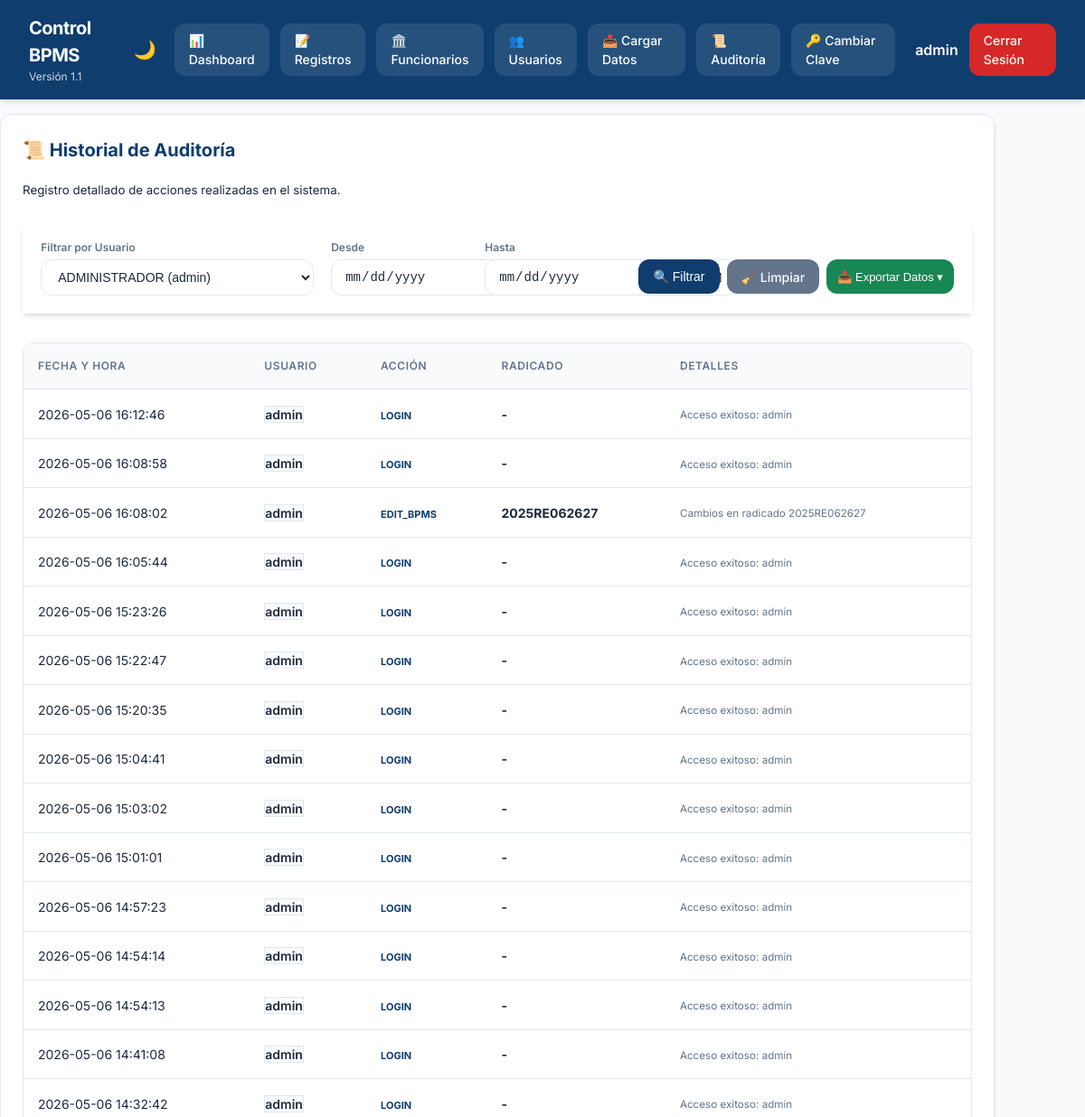
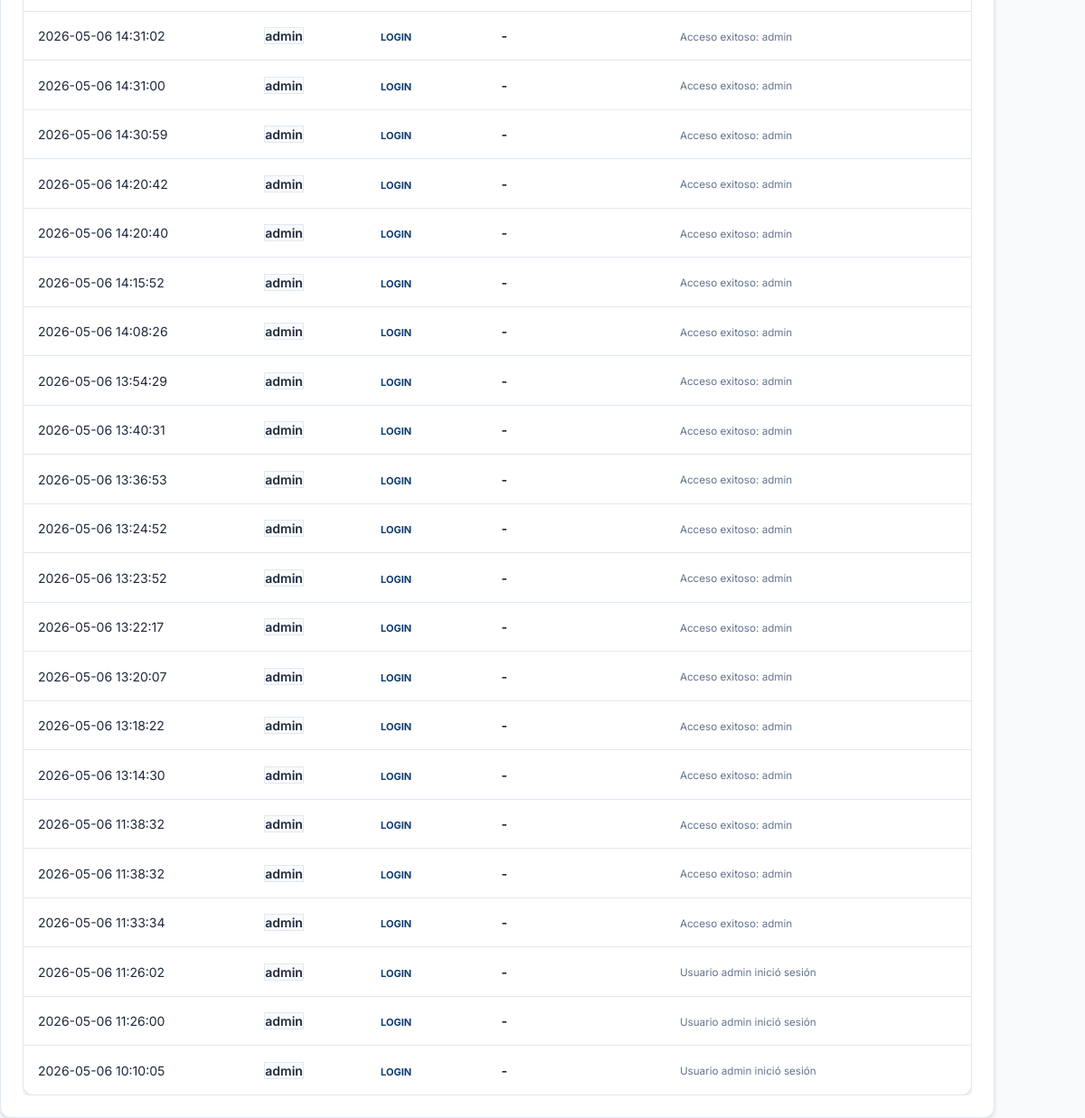
/admin/audit?user_id=1 (signed in), run on the app's committed database (2 pictures, top to bottom).
### tables this page shows
CREATE TABLE users (id INTEGER PRIMARY KEY AUTOINCREMENT, username TEXT UNIQUE NOT NULL, password_hash TEXT NOT NULL, role TEXT NOT NULL CHECK(role IN ('admin','user')), full_name TEXT, is_active INTEGER DEFAULT 1, force_password_change INTEGER DEFAULT 1, last_login_at TEXT);

CREATE TABLE audit_logs (id INTEGER PRIMARY KEY AUTOINCREMENT, user_id INTEGER, action TEXT, details TEXT, radicado TEXT, created_at TEXT);

### app.py (the view)
@app.route("/admin/audit")
def admin_audit():
    user = current_user()
    if not user or user["role"] != "admin": return redirect(url_for("login"))
    uid = request.args.get("user_id", "")
    start = request.args.get("start_date", "")
    end = request.args.get("end_date", "")
    query = "SELECT a.*, u.username FROM audit_logs a LEFT JOIN users u ON a.user_id = u.id WHERE 1=1"
    params = []
    if uid:
        query += " AND a.user_id = ?"
        params.append(uid)
    if start:
        query += " AND a.created_at >= ?"
        params.append(f"{start} 00:00:00")
    if end:
        query += " AND a.created_at <= ?"
        params.append(f"{end} 23:59:59")
    query += " ORDER BY a.created_at DESC LIMIT 500"
    logs = database.query_all(query, tuple(params))
    users = database.query_all("SELECT id, username, full_name FROM users ORDER BY full_name")
    return render_template("admin_audit.html", title="Auditoría", user=user, logs=logs,
                           users_list=users, current_uid=uid, current_start=start, current_end=end)

### app.py (called while the page is built)
def current_user():
    username = session.get("username")
    return database.query_one("SELECT * FROM users WHERE username=?", (username,)) if username else None

### database.py (called while the page is built)
@contextmanager
def get_db():
    conn = sqlite3.connect(DB_PATH)
    conn.row_factory = sqlite3.Row
    try:
        yield conn
    finally:
        conn.close()

def query_all(sql, params=()):
    with get_db() as conn:
        return [dict(row) for row in conn.execute(sql, params).fetchall()]

def query_one(sql, params=()):
    with get_db() as conn:
        row = conn.execute(sql, params).fetchone()
        return dict(row) if row else None

### templates/admin_audit.html (shortened to what this page needs)
{% extends "base.html" %}
{% block content %}
<div class="panel narrow" style="max-width: 1100px;">
    <h2>📜 Historial de Auditoría</h2>
    <p><small>Registro detallado de acciones realizadas en el sistema.</small></p>
    <form class="filters glass" method="get" style="margin-top: 1.5rem; padding: 1.2rem; display: flex; flex-direction: row; flex-wrap: wrap; align-items: flex-end; gap: 1.2rem; position: relative; z-index: 1050; overflow: visible !important;">
        <div class="field" style="flex: 2; min-width: 200px;">
            <label>Filtrar por Usuario</label>
            <select name="user_id">
                {% for u in users_list %}
                <option value="{{ u.id }}" {% if current_uid == u.id|string %}selected{% endif %}>{{ u.full_name }} ({{ u.username }})</option>
                {% endfor %}
            </select>
        </div>
        <div class="field" style="flex: 1; min-width: 140px;">
            <label>Desde</label>
            <input type="date" name="start_date" value="{{ current_start }}">
        </div>
        <div class="field" style="flex: 1; min-width: 140px;">
            <label>Hasta</label>
            <input type="date" name="end_date" value="{{ current_end }}">
        </div>
        <div style="display: flex; gap: 0.5rem; align-items: center; padding-bottom: 2px;">
            <button type="submit" class="btn btn-primary" style="height: 38px;">🔍 Filtrar</button>
            <a href="{{ url_for('admin_audit') }}" class="btn btn-muted" style="height: 38px; display: flex; align-items: center;">🧹 Limpiar</a>
            <div class="export-dropdown">
                <button type="button" class="btn btn-success" style="padding: 6px 12px; font-size: 13px; height: 38px;">📥 Exportar Datos ▾</button>
            </div>
        </div>
    </form>
    <div class="table-wrap" style="padding: 0; margin-top: 2rem;">
        <table>
            <thead>
                <tr>
                    <th>Fecha y Hora</th>
                    <th>Usuario</th>
                    <th>Acción</th>
                    <th>Radicado</th>
                    <th>Detalles</th>
                </tr>
            </thead>
            <tbody>
                {% for log in logs %}
                <tr>
                    <td style="white-space: nowrap;">{{ log.created_at }}</td>
                    <td><span class="badge" style="background: var(--bg); border: 1px solid var(--border); font-weight: 600;">{{ log.username or 'SISTEMA' }}</span></td>
                    <td><b style="font-size: 11px; color: var(--primary);">{{ log.action }}</b></td>
                    <td><b>{{ log.radicado or '-' }}</b></td>
                    <td><small style="color: var(--text-muted);">{{ log.details }}</small></td>
                </tr>
                {% endfor %}
            </tbody>
        </table>
    </div>
</div>
{% endblock %}

### templates/base.html (shortened to what this page needs)
<!DOCTYPE html>
<html lang="es">
<head>
    <link rel="stylesheet" href="{{ url_for('static', filename='styles.css') }}">
</head>
<body class="{% if request.cookies.get('theme') == 'dark' %}dark-mode{% endif %}">
    {% if user %}
    <header class="topbar">
        <div class="topbar-left">
            <h1>Control BPMS</h1>
            <div class="sub">Versión 1.1</div>
        </div>
        <nav class="nav-right">
            <button class="theme-toggle" id="themeToggle" title="Cambiar tema">
                {% if request.cookies.get('theme') == 'dark' %}☀️{% else %}🌙{% endif %}
            </button>
            <a href="{{ url_for('dashboard') }}" class="navbtn">📊 Dashboard</a>
            <a href="{{ url_for('registros') }}" class="navbtn">📝 Registros</a>
            {% if user.role == 'admin' %}
            <a href="{{ url_for('admin_hacienda') }}" class="navbtn">🏛️ Funcionarios</a>
            <a href="{{ url_for('admin_users') }}" class="navbtn">👥 Usuarios</a>
            <a href="{{ url_for('admin_upload') }}" class="navbtn">📤 Cargar Datos</a>
            <a href="{{ url_for('admin_audit') }}" class="navbtn">📜 Auditoría</a>
            {% endif %}
            <a href="{{ url_for('change_password') }}" class="navbtn">🔑 Cambiar Clave</a>
            <span class="user-badge" style="margin-left: 10px; font-weight: 600;">{{ user.username }}</span>
            <a href="{{ url_for('logout') }}" class="logout">Cerrar Sesión</a>
        </nav>
    </header>
    {% endif %}
    <main class="content">
        {% block content %}{% endblock %}
    </main>
</body>
</html>

### static/styles.css (style rules this page uses)
:root { --primary: #0f3d6e; --primary-light: #1e56a0; --secondary: #f77f00; --success: #198754; --danger: #d62828; --warning: #fcbf49; --info: #4cc9f0; --bg: #f8fafc; --surface: #ffffff; --text: #1e293b; --text-muted: #64748b; --border: #e2e8f0; --shadow: 0 4px 6px -1px rgb(0 0 0 / 0.1), 0 2px 4px -2px rgb(0 0 0 / 0.1); --glass-bg: rgba(255, 255, 255, 0.7); --glass-border: rgba(255, 255, 255, 0.3); --radius: 12px; --transition: all 0.3s cubic-bezier(0.4, 0, 0.2, 1); }
* { box-sizing: border-box; margin: 0; padding: 0; }
body { font-family: 'Inter', system-ui, -apple-system, sans-serif; background-color: var(--bg); color: var(--text); line-height: 1.5; transition: var(--transition); min-height: 100vh; }
.glass { background: var(--glass-bg); backdrop-filter: blur(12px); -webkit-backdrop-filter: blur(12px); border: 1px solid var(--glass-border); box-shadow: var(--shadow); }
.topbar { display: flex; justify-content: space-between; align-items: center; padding: 1rem 2rem; background-color: var(--primary); color: white; position: sticky; top: 0; z-index: 1000; box-shadow: var(--shadow); }
.topbar-left h1 { font-size: 1.25rem; font-weight: 700; letter-spacing: -0.025em; }
.topbar-left .sub { font-size: 0.75rem; opacity: 0.8; }
.nav-right { display: flex; gap: 0.75rem; align-items: center; }
.navbtn, .logout, .btn { padding: 0.5rem 1rem; border-radius: var(--radius); text-decoration: none; font-weight: 500; font-size: 0.875rem; transition: var(--transition); border: none; cursor: pointer; display: inline-flex; align-items: center; gap: 0.5rem; }
.navbtn { background: rgba(255, 255, 255, 0.1); color: white; }
.logout { background: var(--danger); color: white; }
.theme-toggle { background: transparent; border: none; color: white; font-size: 1.25rem; cursor: pointer; padding: 0.5rem; border-radius: 50%; transition: var(--transition); }
.filters { display: flex; flex-wrap: wrap; gap: 0.75rem; padding: 0 2rem 1.5rem; align-items: center; }
.filters select, .filters input, .stack input, .stack select, textarea { padding: 0.625rem 0.875rem; border: 1px solid var(--border); border-radius: var(--radius); background-color: var(--surface); color: var(--text); font-size: 0.875rem; transition: var(--transition); outline: none; }
.filters input { min-width: 280px; }
.btn-primary { background: var(--primary); color: white; }
.btn-muted { background: var(--text-muted); color: white; }
.btn-success { background: var(--success); color: white; }
.table-wrap { padding: 0 2rem 2rem; overflow-x: auto; }
table { width: 100%; border-collapse: separate; border-spacing: 0; background-color: var(--surface); border-radius: var(--radius); overflow: hidden; border: 1px solid var(--border); box-shadow: var(--shadow); }
th, td { padding: 1rem; font-size: 0.875rem; text-align: left; border-bottom: 1px solid var(--border); }
th { background-color: var(--bg); font-weight: 600; color: var(--text-muted); text-transform: uppercase; font-size: 0.75rem; letter-spacing: 0.05em; position: sticky; top: 0; }
tr:last-child td { border-bottom: none; }
.panel { background-color: var(--surface); border: 1px solid var(--border); border-radius: var(--radius); padding: 1.5rem; box-shadow: var(--shadow); }
.panel h2 { margin-bottom: 1rem; font-size: 1.25rem; color: var(--primary); }
.field { display: flex; flex-direction: column; gap: 0.25rem; }
.field label { font-size: 0.75rem; font-weight: 600; color: var(--text-muted); }
.card, tr, .panel { animation: fadeIn 0.4s ease-out forwards; }
.export-dropdown { position: relative; display: inline-block; z-index: 1010; }

### data on the page
users: username "admin"
audit_logs: created_at "2026-05-06 16:12:46", username "admin", action "LOGIN", radicado "-", details "Acceso exitoso: admin"
audit_logs: created_at "2026-05-06 16:08:58", username "admin", action "LOGIN", radicado "-", details "Acceso exitoso: admin"
audit_logs: created_at "2026-05-06 16:08:02", username "admin", action "EDIT_BPMS", radicado "2025RE062627", details "Cambios en radicado 2025RE062627"
audit_logs: created_at "2026-05-06 16:05:44", username "admin", action "LOGIN", radicado "-", details "Acceso exitoso: admin"
audit_logs: created_at "2026-05-06 15:23:26", username "admin", action "LOGIN", radicado "-", details "Acceso exitoso: admin"
audit_logs: created_at "2026-05-06 15:22:47", username "admin", action "LOGIN", radicado "-", details "Acceso exitoso: admin"
audit_logs: created_at "2026-05-06 15:20:35", username "admin", action "LOGIN", radicado "-", details "Acceso exitoso: admin"
audit_logs: created_at "2026-05-06 15:04:41", username "admin", action "LOGIN", radicado "-", details "Acceso exitoso: admin"
audit_logs: created_at "2026-05-06 15:03:02", username "admin", action "LOGIN", radicado "-", details "Acceso exitoso: admin"
audit_logs: created_at "2026-05-06 15:01:01", username "admin", action "LOGIN", radicado "-", details "Acceso exitoso: admin"
audit_logs: created_at "2026-05-06 14:57:23", username "admin", action "LOGIN", radicado "-", details "Acceso exitoso: admin"
audit_logs: created_at "2026-05-06 14:54:14", username "admin", action "LOGIN", radicado "-", details "Acceso exitoso: admin"
audit_logs: created_at "2026-05-06 14:54:13", username "admin", action "LOGIN", radicado "-", details "Acceso exitoso: admin"
audit_logs: created_at "2026-05-06 14:41:08", username "admin", action "LOGIN", radicado "-", details "Acceso exitoso: admin"
audit_logs: created_at "2026-05-06 14:32:42", username "admin", action "LOGIN", radicado "-", details "Acceso exitoso: admin"
audit_logs: created_at "2026-05-06 14:31:02", username "admin", action "LOGIN", radicado "-", details "Acceso exitoso: admin"
audit_logs: created_at "2026-05-06 14:31:00", username "admin", action "LOGIN", radicado "-", details "Acceso exitoso: admin"
audit_logs: created_at "2026-05-06 14:30:59", username "admin", action "LOGIN", radicado "-", details "Acceso exitoso: admin"
audit_logs: created_at "2026-05-06 14:20:42", username "admin", action "LOGIN", radicado "-", details "Acceso exitoso: admin"
audit_logs: created_at "2026-05-06 14:20:40", username "admin", action "LOGIN", radicado "-", details "Acceso exitoso: admin"
audit_logs: created_at "2026-05-06 14:15:52", username "admin", action "LOGIN", radicado "-", details "Acceso exitoso: admin"
audit_logs: created_at "2026-05-06 14:08:26", username "admin", action "LOGIN", radicado "-", details "Acceso exitoso: admin"
audit_logs: created_at "2026-05-06 13:54:29", username "admin", action "LOGIN", radicado "-", details "Acceso exitoso: admin"
audit_logs: created_at "2026-05-06 13:40:31", username "admin", action "LOGIN", radicado "-", details "Acceso exitoso: admin"
audit_logs: created_at "2026-05-06 13:36:53", username "admin", action "LOGIN", radicado "-", details "Acceso exitoso: admin"
audit_logs: created_at "2026-05-06 13:24:52", username "admin", action "LOGIN", radicado "-", details "Acceso exitoso: admin"
audit_logs: created_at "2026-05-06 13:23:52", username "admin", action "LOGIN", radicado "-", details "Acceso exitoso: admin"
audit_logs: created_at "2026-05-06 13:22:17", username "admin", action "LOGIN", radicado "-", details "Acceso exitoso: admin"
audit_logs: created_at "2026-05-06 13:20:07", username "admin", action "LOGIN", radicado "-", details "Acceso exitoso: admin"
audit_logs: created_at "2026-05-06 13:18:22", username "admin", action "LOGIN", radicado "-", details "Acceso exitoso: admin"
audit_logs: created_at "2026-05-06 13:14:30", username "admin", action "LOGIN", radicado "-", details "Acceso exitoso: admin"
audit_logs: created_at "2026-05-06 11:38:32", username "admin", action "LOGIN", radicado "-", details "Acceso exitoso: admin"
audit_logs: created_at "2026-05-06 11:38:32", username "admin", action "LOGIN", radicado "-", details "Acceso exitoso: admin"
audit_logs: created_at "2026-05-06 11:33:34", username "admin", action "LOGIN", radicado "-", details "Acceso exitoso: admin"
audit_logs: created_at "2026-05-06 11:26:02", username "admin", action "LOGIN", radicado "-", details "Usuario admin inició sesión"
audit_logs: created_at "2026-05-06 11:26:00", username "admin", action "LOGIN", radicado "-", details "Usuario admin inició sesión"
audit_logs: created_at "2026-05-06 10:10:05", username "admin", action "LOGIN", radicado "-", details "Usuario admin inició sesión"

### other printed values
form field user_id "ADMINISTRADOR (admin)"
